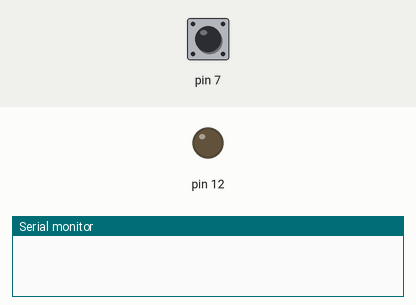
Recording of a sketch running on a simulated Arduino Uno, built with avr-gcc and run on an emulated ATmega328P. Parts: output pins drawn as LEDs (lit = HIGH), the last lines printed to the serial monitor. The test bench sets the inputs (shaded band); at power-on: pin 7 HIGH.

Above: at 1.2 s.
1.3 s: pin 7 pulled LOW for 0.15 s
At 1.37 s:
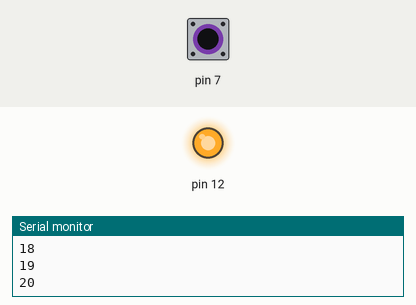
2.9 s: pin 7 pulled LOW for 3.2 s
At 6.5 s:
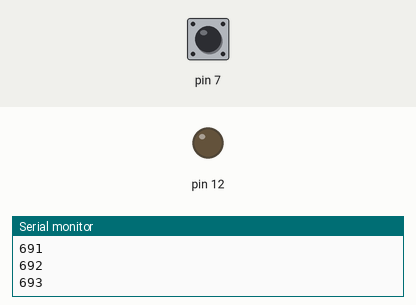
Timing chart, 0 to 8.0 s (numbered marks = the images above; inputs shaded):
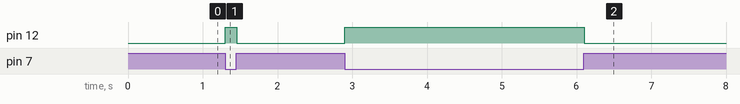

The sketch:

s08.ino
```cpp
int count = 0;

void setup() {
  Serial.begin(9600);
  pinMode(7, INPUT_PULLUP);
  pinMode(12, OUTPUT);
}

void loop() {
  int val = digitalRead(7);
  if(val == 0) {
    digitalWrite(12, HIGH);
    count = count + 1;
    Serial.println(count);
  } else {
     digitalWrite(12, LOW);
  }
}
```

Measured:
- after the input at 1.3 s, pin 12: LOW → HIGH at once, → LOW 0.15 s later
- after the input at 2.9 s, pin 12: LOW → HIGH at once, → LOW 3.2 s later
